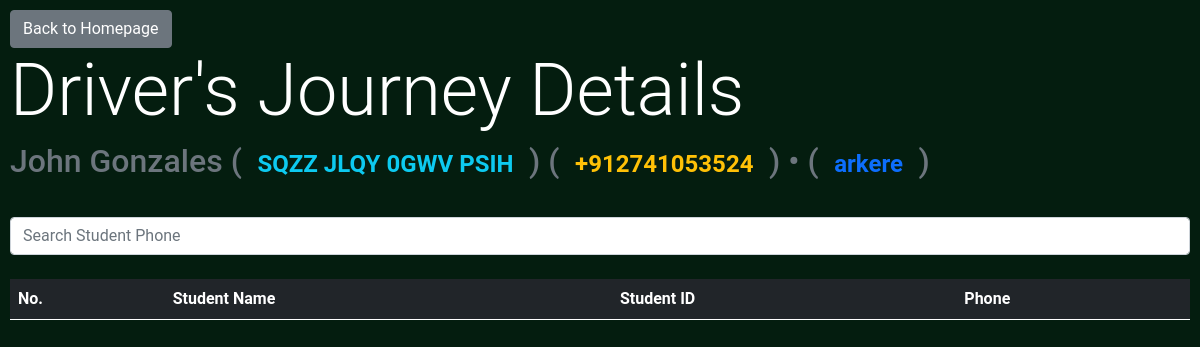
Before: /admin/get_journey_details/4 (signed in) with the older database file.
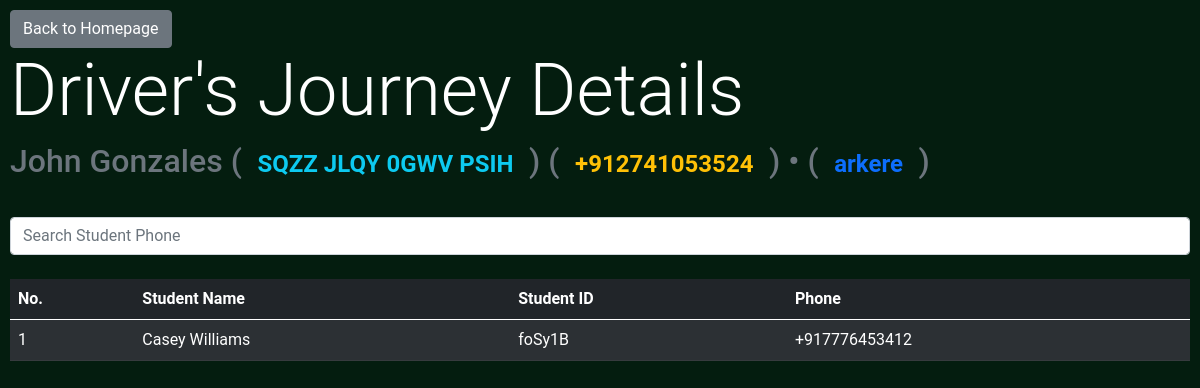
After: the same page with the newer database file.
### BusManager/models.py (models this page shows, shortened)
class StudentModel(db.Model):
	id = db.Column(db.Integer, primary_key=True)
	name = db.Column(db.String)
	phone = db.Column(db.String)
	student_id = db.Column(db.String)
	home_address = db.Column(db.String)
	university = db.relationship('UniversityModel', secondary=university_association, backref=db.backref('students', lazy='dynamic'))
	is_paid = db.Column(db.Boolean)
	utc_last_paid = db.Column(db.DateTime) #UTCTime of Payment.
	location = db.relationship('LocationModel', secondary=student_location_association, backref=db.backref('students', lazy='dynamic'))
	journeys = db.relationship('JourneyModel', backref='student')
	created_on = db.Column(db.DateTime, default=datetime.utcnow)
	phone_verified = db.Column(db.Boolean)

### BusManager/admin/routes.py (the view)
@admin.route('/get_journey_details/<driver_id>')
@login_required
def get_journey_details(driver_id):
	driver = DriverModel.query.filter_by(id=driver_id).first()
	if(not driver): return jsonify({'status':0, 'message':'No Driver Found'})
	students = []
	for journey in driver.journeys:
		if(journey.timestamp.day == datetime.datetime.utcnow().day):
			students.append(journey.student)
	return render_template('journey_details.html', title='Journey Details', students=students, driver=driver)

### BusManager/models.py (called while the page is built)
@login_manager.user_loader
def load_user(user_id):
    return AdminUser.query.get(int(user_id))

### BusManager/templates/journey_details.html (shortened to what this page needs)
{% extends 'bs_layout.html' %}
{% block content %}
<a class="btn btn-secondary" href="{{url_for('admin.admin_home')}}">Back to Homepage</a>
<h1 class='display-2'>Driver's Journey Details</h1>
<h2 class="text-muted">{{driver.name}}
(<span class="badge text-info">{{driver.bus_number}}</span>)
(<span class="badge text-warning">{{driver.phone}}</span>) • (<span class="badge text-primary">{{driver.location[0].location_name}}</span>)</h2>
<br>
<input type="text" id="searchbar" class="form-control" placeholder="Search Student Phone" onkeyup="tableFilterer(3)"><br>
<table class="table table-striped table-dark" id="tbl">
  <thead>
    <tr>
    <th scope="col">No.</th>
      <th scope="col">Student Name</th>
	  <th scope="col">Student ID</th>
      <th scope="col">Phone</th>
    </tr>
  </thead>
  <tbody id='tbdy'>
    {% for e in students %}
      <tr>
        <td>{{loop.index}}</td>
        <td>{{e.name}}</td>
        <td>{{e.student_id}}</td>
        <td class='phn'>{{e.phone}}</td>
      </tr>
    {% endfor %}
  </tbody>
</table>
{% endblock content %}

Changed rows visible on the page:
now on this page (row edited): StudentModel: name "Casey Williams", student_id "foSy1B", phone "+917776453412"
